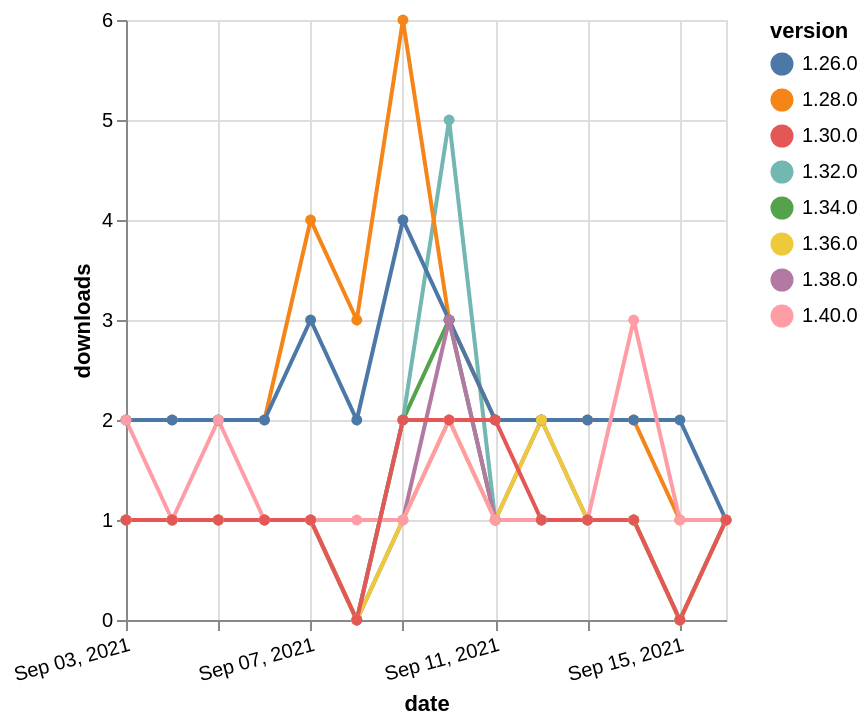

Vega-Lite specification stored for this chart:
### Vega-Lite specification from a JSON file in a GitHub repository (floating-point values rounded to 4 significant figures)
{"$schema": "https://vega.github.io/schema/vega-lite/v5.json", "description": "A simple bar chart with embedded data.", "data": {"values": [{"date": "2021-09-03", "total": 178, "delta": 1, "version": "1.34.0"}, {"date": "2021-09-04", "total": 179, "delta": 1, "version": "1.34.0"}, {"date": "2021-09-05", "total": 180, "delta": 1, "version": "1.34.0"}, {"date": "2021-09-06", "total": 181, "delta": 1, "version": "1.34.0"}, {"date": "2021-09-07", "total": 182, "delta": 1, "version": "1.34.0"}, {"date": "2021-09-08", "total": 182, "delta": 0, "version": "1.34.0"}, {"date": "2021-09-09", "total": 184, "delta": 2, "version": "1.34.0"}, {"date": "2021-09-10", "total": 187, "delta": 3, "version": "1.34.0"}, {"date": "2021-09-11", "total": 188, "delta": 1, "version": "1.34.0"}, {"date": "2021-09-12", "total": 189, "delta": 1, "version": "1.34.0"}, {"date": "2021-09-13", "total": 190, "delta": 1, "version": "1.34.0"}, {"date": "2021-09-14", "total": 191, "delta": 1, "version": "1.34.0"}, {"date": "2021-09-15", "total": 191, "delta": 0, "version": "1.34.0"}, {"date": "2021-09-16", "total": 192, "delta": 1, "version": "1.34.0"}, {"date": "2021-09-03", "total": 328, "delta": 1, "version": "1.32.0"}, {"date": "2021-09-04", "total": 329, "delta": 1, "version": "1.32.0"}, {"date": "2021-09-05", "total": 330, "delta": 1, "version": "1.32.0"}, {"date": "2021-09-06", "total": 331, "delta": 1, "version": "1.32.0"}, {"date": "2021-09-07", "total": 332, "delta": 1, "version": "1.32.0"}, {"date": "2021-09-08", "total": 332, "delta": 0, "version": "1.32.0"}, {"date": "2021-09-09", "total": 334, "delta": 2, "version": "1.32.0"}, {"date": "2021-09-10", "total": 339, "delta": 5, "version": "1.32.0"}, {"date": "2021-09-11", "total": 340, "delta": 1, "version": "1.32.0"}, {"date": "2021-09-12", "total": 341, "delta": 1, "version": "1.32.0"}, {"date": "2021-09-13", "total": 342, "delta": 1, "version": "1.32.0"}, {"date": "2021-09-14", "total": 343, "delta": 1, "version": "1.32.0"}, {"date": "2021-09-15", "total": 343, "delta": 0, "version": "1.32.0"}, {"date": "2021-09-16", "total": 344, "delta": 1, "version": "1.32.0"}, {"date": "2021-09-03", "total": 2462, "delta": 2, "version": "1.28.0"}, {"date": "2021-09-04", "total": 2464, "delta": 2, "version": "1.28.0"}, {"date": "2021-09-05", "total": 2466, "delta": 2, "version": "1.28.0"}, {"date": "2021-09-06", "total": 2468, "delta": 2, "version": "1.28.0"}, {"date": "2021-09-07", "total": 2472, "delta": 4, "version": "1.28.0"}, {"date": "2021-09-08", "total": 2475, "delta": 3, "version": "1.28.0"}, {"date": "2021-09-09", "total": 2481, "delta": 6, "version": "1.28.0"}, {"date": "2021-09-10", "total": 2484, "delta": 3, "version": "1.28.0"}, {"date": "2021-09-11", "total": 2486, "delta": 2, "version": "1.28.0"}, {"date": "2021-09-12", "total": 2488, "delta": 2, "version": "1.28.0"}, {"date": "2021-09-13", "total": 2490, "delta": 2, "version": "1.28.0"}, {"date": "2021-09-14", "total": 2492, "delta": 2, "version": "1.28.0"}, {"date": "2021-09-15", "total": 2493, "delta": 1, "version": "1.28.0"}, {"date": "2021-09-16", "total": 2494, "delta": 1, "version": "1.28.0"}, {"date": "2021-09-03", "total": 2336, "delta": 2, "version": "1.26.0"}, {"date": "2021-09-04", "total": 2338, "delta": 2, "version": "1.26.0"}, {"date": "2021-09-05", "total": 2340, "delta": 2, "version": "1.26.0"}, {"date": "2021-09-06", "total": 2342, "delta": 2, "version": "1.26.0"}, {"date": "2021-09-07", "total": 2345, "delta": 3, "version": "1.26.0"}, {"date": "2021-09-08", "total": 2347, "delta": 2, "version": "1.26.0"}, {"date": "2021-09-09", "total": 2351, "delta": 4, "version": "1.26.0"}, {"date": "2021-09-10", "total": 2354, "delta": 3, "version": "1.26.0"}, {"date": "2021-09-11", "total": 2356, "delta": 2, "version": "1.26.0"}, {"date": "2021-09-12", "total": 2358, "delta": 2, "version": "1.26.0"}, {"date": "2021-09-13", "total": 2360, "delta": 2, "version": "1.26.0"}, {"date": "2021-09-14", "total": 2362, "delta": 2, "version": "1.26.0"}, {"date": "2021-09-15", "total": 2364, "delta": 2, "version": "1.26.0"}, {"date": "2021-09-16", "total": 2365, "delta": 1, "version": "1.26.0"}, {"date": "2021-09-03", "total": 177, "delta": 1, "version": "1.38.0"}, {"date": "2021-09-04", "total": 178, "delta": 1, "version": "1.38.0"}, {"date": "2021-09-05", "total": 179, "delta": 1, "version": "1.38.0"}, {"date": "2021-09-06", "total": 180, "delta": 1, "version": "1.38.0"}, {"date": "2021-09-07", "total": 181, "delta": 1, "version": "1.38.0"}, {"date": "2021-09-08", "total": 181, "delta": 0, "version": "1.38.0"}, {"date": "2021-09-09", "total": 182, "delta": 1, "version": "1.38.0"}, {"date": "2021-09-10", "total": 185, "delta": 3, "version": "1.38.0"}, {"date": "2021-09-11", "total": 186, "delta": 1, "version": "1.38.0"}, {"date": "2021-09-12", "total": 188, "delta": 2, "version": "1.38.0"}, {"date": "2021-09-13", "total": 189, "delta": 1, "version": "1.38.0"}, {"date": "2021-09-14", "total": 190, "delta": 1, "version": "1.38.0"}, {"date": "2021-09-15", "total": 190, "delta": 0, "version": "1.38.0"}, {"date": "2021-09-16", "total": 191, "delta": 1, "version": "1.38.0"}, {"date": "2021-09-03", "total": 153, "delta": 1, "version": "1.36.0"}, {"date": "2021-09-04", "total": 154, "delta": 1, "version": "1.36.0"}, {"date": "2021-09-05", "total": 155, "delta": 1, "version": "1.36.0"}, {"date": "2021-09-06", "total": 156, "delta": 1, "version": "1.36.0"}, {"date": "2021-09-07", "total": 157, "delta": 1, "version": "1.36.0"}, {"date": "2021-09-08", "total": 157, "delta": 0, "version": "1.36.0"}, {"date": "2021-09-09", "total": 158, "delta": 1, "version": "1.36.0"}, {"date": "2021-09-10", "total": 160, "delta": 2, "version": "1.36.0"}, {"date": "2021-09-11", "total": 161, "delta": 1, "version": "1.36.0"}, {"date": "2021-09-12", "total": 163, "delta": 2, "version": "1.36.0"}, {"date": "2021-09-13", "total": 164, "delta": 1, "version": "1.36.0"}, {"date": "2021-09-14", "total": 165, "delta": 1, "version": "1.36.0"}, {"date": "2021-09-15", "total": 165, "delta": 0, "version": "1.36.0"}, {"date": "2021-09-16", "total": 166, "delta": 1, "version": "1.36.0"}, {"date": "2021-09-03", "total": 113, "delta": 2, "version": "1.40.0"}, {"date": "2021-09-04", "total": 114, "delta": 1, "version": "1.40.0"}, {"date": "2021-09-05", "total": 116, "delta": 2, "version": "1.40.0"}, {"date": "2021-09-06", "total": 117, "delta": 1, "version": "1.40.0"}, {"date": "2021-09-07", "total": 118, "delta": 1, "version": "1.40.0"}, {"date": "2021-09-08", "total": 119, "delta": 1, "version": "1.40.0"}, {"date": "2021-09-09", "total": 120, "delta": 1, "version": "1.40.0"}, {"date": "2021-09-10", "total": 122, "delta": 2, "version": "1.40.0"}, {"date": "2021-09-11", "total": 123, "delta": 1, "version": "1.40.0"}, {"date": "2021-09-12", "total": 124, "delta": 1, "version": "1.40.0"}, {"date": "2021-09-13", "total": 125, "delta": 1, "version": "1.40.0"}, {"date": "2021-09-14", "total": 128, "delta": 3, "version": "1.40.0"}, {"date": "2021-09-15", "total": 129, "delta": 1, "version": "1.40.0"}, {"date": "2021-09-16", "total": 130, "delta": 1, "version": "1.40.0"}, {"date": "2021-09-03", "total": 241, "delta": 1, "version": "1.30.0"}, {"date": "2021-09-04", "total": 242, "delta": 1, "version": "1.30.0"}, {"date": "2021-09-05", "total": 243, "delta": 1, "version": "1.30.0"}, {"date": "2021-09-06", "total": 244, "delta": 1, "version": "1.30.0"}, {"date": "2021-09-07", "total": 245, "delta": 1, "version": "1.30.0"}, {"date": "2021-09-08", "total": 245, "delta": 0, "version": "1.30.0"}, {"date": "2021-09-09", "total": 247, "delta": 2, "version": "1.30.0"}, {"date": "2021-09-10", "total": 249, "delta": 2, "version": "1.30.0"}, {"date": "2021-09-11", "total": 251, "delta": 2, "version": "1.30.0"}, {"date": "2021-09-12", "total": 252, "delta": 1, "version": "1.30.0"}, {"date": "2021-09-13", "total": 253, "delta": 1, "version": "1.30.0"}, {"date": "2021-09-14", "total": 254, "delta": 1, "version": "1.30.0"}, {"date": "2021-09-15", "total": 254, "delta": 0, "version": "1.30.0"}, {"date": "2021-09-16", "total": 255, "delta": 1, "version": "1.30.0"}]}, "width": "container", "mark": {"type": "line", "point": {"filled": true}}, "encoding": {"x": {"field": "date", "type": "temporal", "timeUnit": "yearmonthdate", "title": "date", "axis": {"labelAngle": -15}}, "y": {"field": "delta", "type": "quantitative", "title": "downloads"}, "color": {"field": "version", "type": "nominal"}, "tooltip": {"field": "delta"}}}
